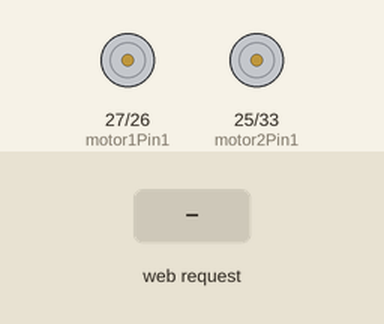
Simulated run of this sketch. Board: ESP32. Parts: motor-driver pin pairs drawn as motors (green arrow = first pin HIGH = forward, orange = second pin HIGH = backward, longer = more drive, scaled by the enable pin). Inputs (shaded band) come from the test bench. WiFi joins after 1.5 s; servers stay silent unless stated; what the sketch prints to the serial monitor is not drawn.

Above: at 2.7 s.
2.8 s: HTTP request GET /forward received
At 3.2 s:
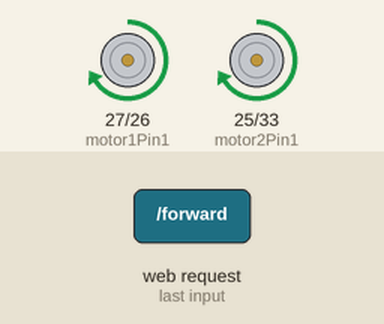
4.3 s: HTTP request GET /backward received
At 5.5 s:
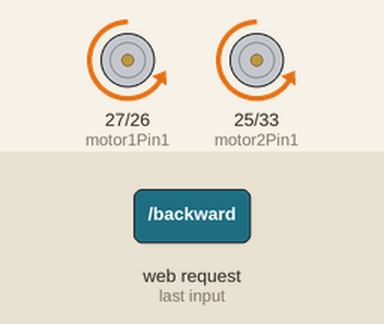
5.8 s: HTTP request GET /left received
At 6.7 s:
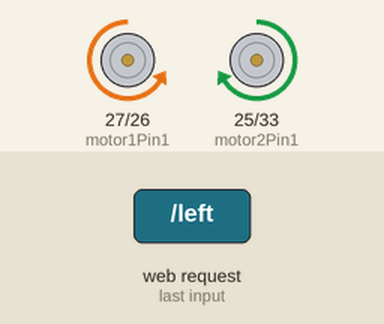
7.3 s: HTTP request GET /right received
At 7.8 s:
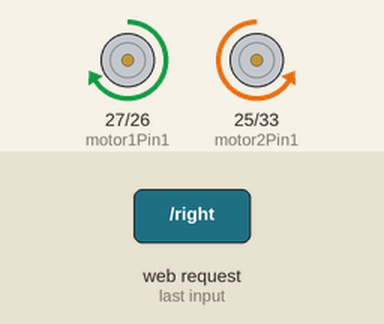
8.8 s: HTTP request GET /stop received
At 10.0 s:
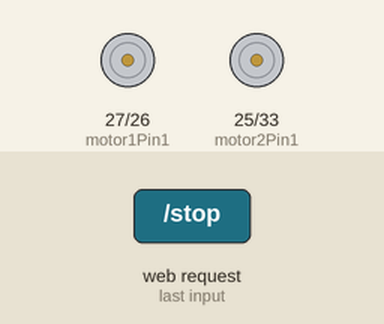
10.3 s: HTTP request GET /forward?value=1 received
At 11.3 s:
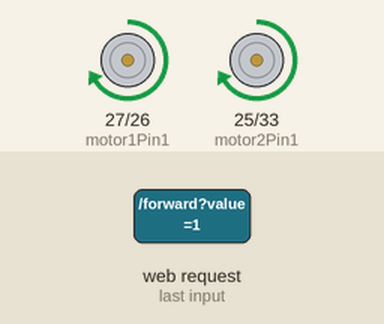
Timing chart, 0 to 12.8 s (numbered marks = the images above; inputs shaded):
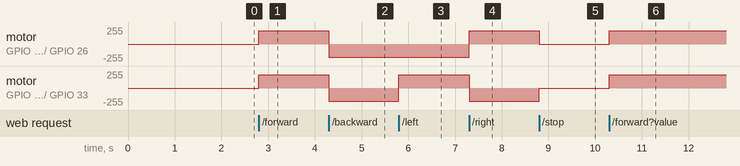

Measured:
- after the input at 2.8 s, motor on GPIO 27 (motor1Pin1) / GPIO 26 (motor1Pin2), motor on GPIO 25 (motor2Pin1) / GPIO 33 (motor2Pin2): stopped → forward 199/255 at once
- after the input at 4.3 s, motor on GPIO 27 (motor1Pin1) / GPIO 26 (motor1Pin2), motor on GPIO 25 (motor2Pin1) / GPIO 33 (motor2Pin2): forward 199/255 → backward 199/255 at once
- after the input at 5.8 s, motor on GPIO 25 (motor2Pin1) / GPIO 33 (motor2Pin2): backward 199/255 → forward 199/255 at once
- after the input at 7.3 s, motor on GPIO 27 (motor1Pin1) / GPIO 26 (motor1Pin2): backward 199/255 → forward 199/255 at once; motor on GPIO 25 (motor2Pin1) / GPIO 33 (motor2Pin2): forward 199/255 → backward 199/255 at once
- after the input at 8.8 s, motor on GPIO 27 (motor1Pin1) / GPIO 26 (motor1Pin2): forward 199/255 → stopped at once; motor on GPIO 25 (motor2Pin1) / GPIO 33 (motor2Pin2): backward 199/255 → stopped at once
- after the input at 10.3 s, motor on GPIO 27 (motor1Pin1) / GPIO 26 (motor1Pin2), motor on GPIO 25 (motor2Pin1) / GPIO 33 (motor2Pin2): stopped → forward 199/255 at once

The sketch:

esp32_car_remote.ino
```cpp
/*
 * ESP32 Car Remote Control
 * Control your ESP32-based car via WiFi using a web interface
 *
 * Author: ESP32 Car Project
 * Date: 2024
 */

#include <WiFi.h>
#include <WebServer.h>

// WiFi credentials - Change these to your network
const char* ssid = "YOUR_WIFI_SSID";
const char* password = "YOUR_WIFI_PASSWORD";

// Create web server on port 80
WebServer server(80);

// Motor Driver Pins (L298N Motor Driver)
const int motor1Pin1 = 27;  // IN1
const int motor1Pin2 = 26;  // IN2
const int motor2Pin1 = 25;  // IN3
const int motor2Pin2 = 33;  // IN4
const int enable1Pin = 14;  // ENA (PWM for speed control)
const int enable2Pin = 12;  // ENB (PWM for speed control)

// PWM properties
const int freq = 5000;
const int pwmChannel1 = 0;
const int pwmChannel2 = 1;
const int resolution = 8;
int dutyCycle = 200;  // Speed (0-255)

// HTML web page for remote control
const char index_html[] PROGMEM = R"rawliteral(
<!DOCTYPE html>
<html>
<head>
  <meta name="viewport" content="width=device-width, initial-scale=1">
  <title>ESP32 Car Remote Control</title>
  <style>
    body {
      font-family: Arial, sans-serif;
      text-align: center;
      background: linear-gradient(135deg, #667eea 0%, #764ba2 100%);
      color: white;
      margin: 0;
      padding: 20px;
    }
    .container {
      max-width: 400px;
      margin: 0 auto;
      background: rgba(255, 255, 255, 0.1);
      padding: 30px;
      border-radius: 20px;
      box-shadow: 0 8px 32px 0 rgba(31, 38, 135, 0.37);
    }
    h1 {
      margin-bottom: 30px;
      font-size: 2em;
    }
    .controls {
      display: grid;
      grid-template-columns: repeat(3, 1fr);
      gap: 10px;
      margin: 20px 0;
    }
    button {
      padding: 20px;
      font-size: 18px;
      border: none;
      border-radius: 10px;
      background: rgba(255, 255, 255, 0.2);
      color: white;
      cursor: pointer;
      transition: all 0.3s;
      font-weight: bold;
    }
    button:active {
      background: rgba(255, 255, 255, 0.4);
      transform: scale(0.95);
    }
    .forward { grid-column: 2; background: rgba(76, 175, 80, 0.6); }
    .left { grid-column: 1; grid-row: 2; background: rgba(33, 150, 243, 0.6); }
    .stop { grid-column: 2; grid-row: 2; background: rgba(244, 67, 54, 0.6); font-size: 24px; }
    .right { grid-column: 3; grid-row: 2; background: rgba(33, 150, 243, 0.6); }
    .backward { grid-column: 2; grid-row: 3; background: rgba(255, 152, 0, 0.6); }
    .speed-control {
      margin-top: 30px;
    }
    input[type="range"] {
      width: 100%;
      margin: 10px 0;
    }
    .speed-value {
      font-size: 1.2em;
      font-weight: bold;
    }
  </style>
</head>
<body>
  <div class="container">
    <h1>🚗 ESP32 Car</h1>
    <div class="controls">
      <button class="forward" onmousedown="sendCommand('forward')" onmouseup="sendCommand('stop')" ontouchstart="sendCommand('forward')" ontouchend="sendCommand('stop')">▲<br>Forward</button>
      <button class="left" onmousedown="sendCommand('left')" onmouseup="sendCommand('stop')" ontouchstart="sendCommand('left')" ontouchend="sendCommand('stop')">◄<br>Left</button>
      <button class="stop" onclick="sendCommand('stop')">⬛<br>STOP</button>
      <button class="right" onmousedown="sendCommand('right')" onmouseup="sendCommand('stop')" ontouchstart="sendCommand('right')" ontouchend="sendCommand('stop')">►<br>Right</button>
      <button class="backward" onmousedown="sendCommand('backward')" onmouseup="sendCommand('stop')" ontouchstart="sendCommand('backward')" ontouchend="sendCommand('stop')">▼<br>Backward</button>
    </div>
    <div class="speed-control">
      <label>Speed Control</label><br>
      <input type="range" min="100" max="255" value="200" id="speedSlider" oninput="updateSpeed(this.value)">
      <div class="speed-value">Speed: <span id="speedValue">200</span></div>
    </div>
  </div>
  <script>
    function sendCommand(cmd) {
      fetch('/' + cmd)
        .then(response => response.text())
        .then(data => console.log(data))
        .catch(error => console.error('Error:', error));
    }
    function updateSpeed(val) {
      document.getElementById('speedValue').textContent = val;
      fetch('/speed?value=' + val)
        .then(response => response.text())
        .then(data => console.log(data))
        .catch(error => console.error('Error:', error));
    }
  </script>
</body>
</html>
)rawliteral";

// Function to stop all motors
void stopMotors() {
  digitalWrite(motor1Pin1, LOW);
  digitalWrite(motor1Pin2, LOW);
  digitalWrite(motor2Pin1, LOW);
  digitalWrite(motor2Pin2, LOW);
}

// Function to move forward
void moveForward() {
  digitalWrite(motor1Pin1, HIGH);
  digitalWrite(motor1Pin2, LOW);
  digitalWrite(motor2Pin1, HIGH);
  digitalWrite(motor2Pin2, LOW);
  ledcWrite(pwmChannel1, dutyCycle);
  ledcWrite(pwmChannel2, dutyCycle);
}

// Function to move backward
void moveBackward() {
  digitalWrite(motor1Pin1, LOW);
  digitalWrite(motor1Pin2, HIGH);
  digitalWrite(motor2Pin1, LOW);
  digitalWrite(motor2Pin2, HIGH);
  ledcWrite(pwmChannel1, dutyCycle);
  ledcWrite(pwmChannel2, dutyCycle);
}

// Function to turn left
void turnLeft() {
  digitalWrite(motor1Pin1, LOW);
  digitalWrite(motor1Pin2, HIGH);
  digitalWrite(motor2Pin1, HIGH);
  digitalWrite(motor2Pin2, LOW);
  ledcWrite(pwmChannel1, dutyCycle);
  ledcWrite(pwmChannel2, dutyCycle);
}

// Function to turn right
void turnRight() {
  digitalWrite(motor1Pin1, HIGH);
  digitalWrite(motor1Pin2, LOW);
  digitalWrite(motor2Pin1, LOW);
  digitalWrite(motor2Pin2, HIGH);
  ledcWrite(pwmChannel1, dutyCycle);
  ledcWrite(pwmChannel2, dutyCycle);
}

// Handler for root page
void handleRoot() {
  server.send(200, "text/html", index_html);
}

// Handler for forward command
void handleForward() {
  moveForward();
  server.send(200, "text/plain", "Moving Forward");
}

// Handler for backward command
void handleBackward() {
  moveBackward();
  server.send(200, "text/plain", "Moving Backward");
}

// Handler for left command
void handleLeft() {
  turnLeft();
  server.send(200, "text/plain", "Turning Left");
}

// Handler for right command
void handleRight() {
  turnRight();
  server.send(200, "text/plain", "Turning Right");
}

// Handler for stop command
void handleStop() {
  stopMotors();
  server.send(200, "text/plain", "Stopped");
}

// Handler for speed control
void handleSpeed() {
  if (server.hasArg("value")) {
    dutyCycle = server.arg("value").toInt();
    server.send(200, "text/plain", "Speed set to " + String(dutyCycle));
  } else {
    server.send(400, "text/plain", "Missing speed value");
  }
}

void setup() {
  // Initialize Serial Monitor
  Serial.begin(115200);

  // Configure motor pins as outputs
  pinMode(motor1Pin1, OUTPUT);
  pinMode(motor1Pin2, OUTPUT);
  pinMode(motor2Pin1, OUTPUT);
  pinMode(motor2Pin2, OUTPUT);
  pinMode(enable1Pin, OUTPUT);
  pinMode(enable2Pin, OUTPUT);

  // Configure PWM functionalities
  ledcSetup(pwmChannel1, freq, resolution);
  ledcSetup(pwmChannel2, freq, resolution);

  // Attach the PWM channels to GPIO pins
  ledcAttachPin(enable1Pin, pwmChannel1);
  ledcAttachPin(enable2Pin, pwmChannel2);

  // Start with motors stopped
  stopMotors();

  // Connect to WiFi
  Serial.println("Connecting to WiFi...");
  WiFi.begin(ssid, password);

  while (WiFi.status() != WL_CONNECTED) {
    delay(500);
    Serial.print(".");
  }

  Serial.println("");
  Serial.println("WiFi connected!");
  Serial.print("IP address: ");
  Serial.println(WiFi.localIP());

  // Setup web server routes
  server.on("/", handleRoot);
  server.on("/forward", handleForward);
  server.on("/backward", handleBackward);
  server.on("/left", handleLeft);
  server.on("/right", handleRight);
  server.on("/stop", handleStop);
  server.on("/speed", handleSpeed);

  // Start server
  server.begin();
  Serial.println("Web server started!");
  Serial.println("Open your browser and navigate to the IP address above");
}

void loop() {
  // Handle client requests
  server.handleClient();
}
```
